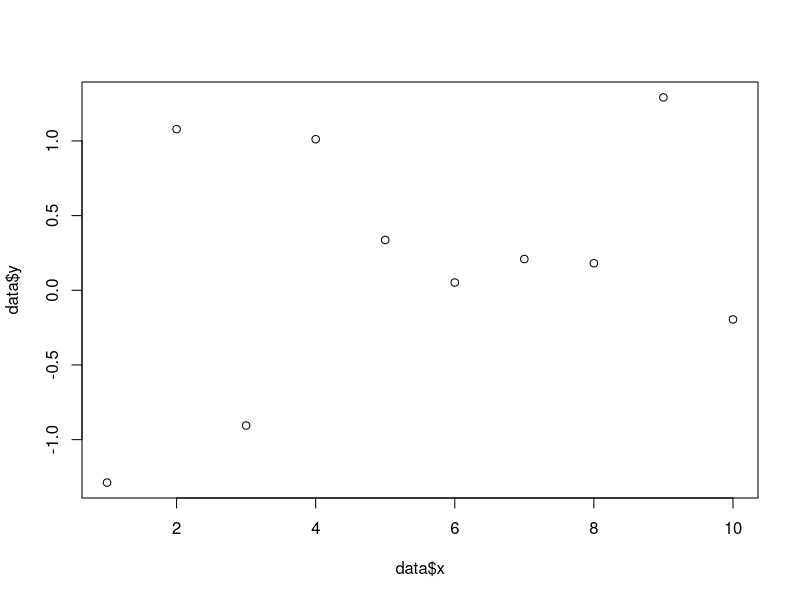

Write R code to recreate this figure.
## ---- chunk 1

# Load a library
library(ggplot2)

# Create some sample data
data <- data.frame(
  x = 1:10,
  y = rnorm(10)
)

# Make a plot
plot(data$x, data$y)
